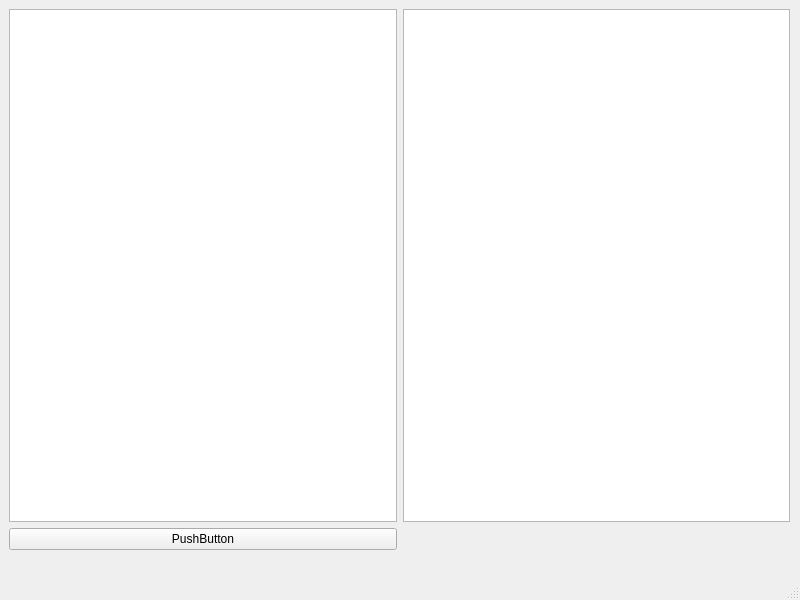
<?xml version="1.0" encoding="UTF-8"?>
<ui version="4.0">
 <class>MainWindow</class>
 <widget class="QMainWindow" name="MainWindow">
  <property name="geometry">
   <rect>
    <x>0</x>
    <y>0</y>
    <width>800</width>
    <height>600</height>
   </rect>
  </property>
  <property name="windowTitle">
   <string>MainWindow</string>
  </property>
  <widget class="QWidget" name="centralwidget">
   <widget class="QWidget" name="gridLayoutWidget">
    <property name="geometry">
     <rect>
      <x>9</x>
      <y>9</y>
      <width>781</width>
      <height>541</height>
     </rect>
    </property>
    <layout class="QGridLayout" name="gridLayout">
     <item row="1" column="0">
      <widget class="QPushButton" name="pushButton">
       <property name="text">
        <string>PushButton</string>
       </property>
      </widget>
     </item>
     <item row="0" column="0">
      <widget class="QListView" name="listView"/>
     </item>
     <item row="0" column="1">
      <widget class="QListView" name="listView_2"/>
     </item>
    </layout>
   </widget>
  </widget>
  <widget class="QMenuBar" name="menubar">
   <property name="geometry">
    <rect>
     <x>0</x>
     <y>0</y>
     <width>800</width>
     <height>21</height>
    </rect>
   </property>
  </widget>
  <widget class="QStatusBar" name="statusbar"/>
 </widget>
 <resources/>
 <connections/>
</ui>
